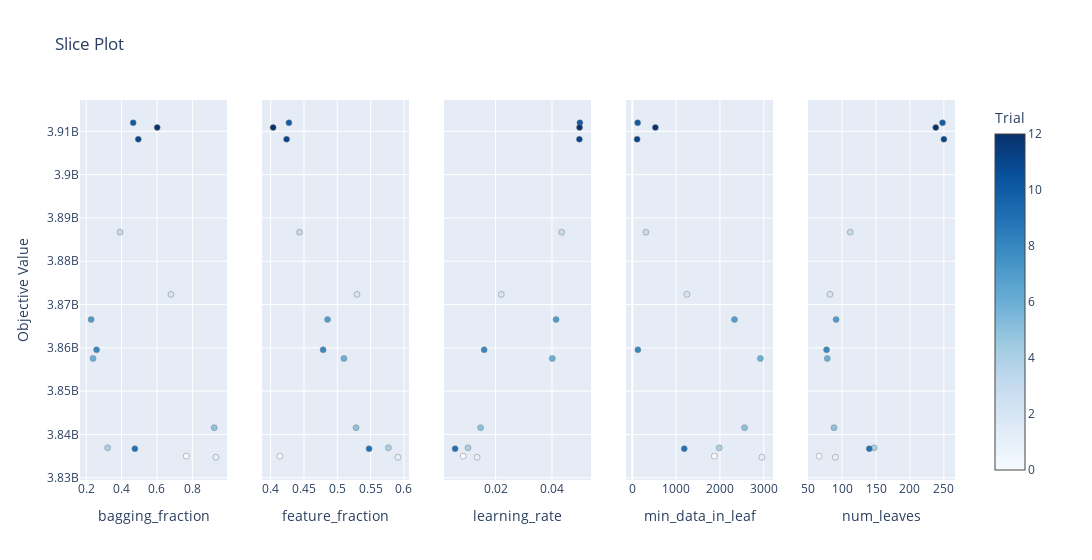

Notebook code cell kept with this figure:
### Code cell
plot_slice(study)

### Figure 1 — Plotly figure (JSON) as saved in the notebook; plotly's stock layout.template omitted (floating-point values rounded to 4 significant figures)
{"data": [{"marker": {"color": [0, 1, 2, 3, 4, 5, 6, 7, 8, 9, 10, 11, 12], "colorbar": {"title": {"text": "Trial"}, "x": 1, "xpad": 40}, "colorscale": [[0, "rgb(247,251,255)"], [0.125, "rgb(222,235,247)"], [0.25, "rgb(198,219,239)"], [0.375, "rgb(158,202,225)"], [0.5, "rgb(107,174,214)"], [0.625, "rgb(66,146,198)"], [0.75, "rgb(33,113,181)"], [0.875, "rgb(8,81,156)"], [1, "rgb(8,48,107)"]], "line": {"color": "Grey", "width": 0.5}, "showscale": true}, "mode": "markers", "name": "Feasible Trial", "showlegend": false, "type": "scatter", "x": [0.7657, 0.933, 0.6792, 0.391, 0.3212, 0.9234, 0.2388, 0.2276, 0.2585, 0.475, 0.4654, 0.4943, 0.6013], "xaxis": "x", "y": [3834992000, 3834733000, 3872351000, 3886708000, 3836910000, 3841565000, 3857546000, 3866534000, 3859541000, 3836707000, 3911985000, 3908177000, 3910893000], "yaxis": "y"}, {"marker": {"color": [0, 1, 2, 3, 4, 5, 6, 7, 8, 9, 10, 11, 12], "colorbar": {"title": {"text": "Trial"}, "x": 1, "xpad": 40}, "colorscale": [[0, "rgb(247,251,255)"], [0.125, "rgb(222,235,247)"], [0.25, "rgb(198,219,239)"], [0.375, "rgb(158,202,225)"], [0.5, "rgb(107,174,214)"], [0.625, "rgb(66,146,198)"], [0.75, "rgb(33,113,181)"], [0.875, "rgb(8,81,156)"], [1, "rgb(8,48,107)"]], "line": {"color": "Grey", "width": 0.5}, "showscale": false}, "mode": "markers", "name": "Feasible Trial", "showlegend": false, "type": "scatter", "x": [0.4139, 0.5909, 0.5295, 0.4434, 0.5767, 0.5282, 0.51, 0.4854, 0.4787, 0.5476, 0.4274, 0.4239, 0.4036], "xaxis": "x2", "y": [3834992000, 3834733000, 3872351000, 3886708000, 3836910000, 3841565000, 3857546000, 3866534000, 3859541000, 3836707000, 3911985000, 3908177000, 3910893000], "yaxis": "y2"}, {"marker": {"color": [0, 1, 2, 3, 4, 5, 6, 7, 8, 9, 10, 11, 12], "colorbar": {"title": {"text": "Trial"}, "x": 1, "xpad": 40}, "colorscale": [[0, "rgb(247,251,255)"], [0.125, "rgb(222,235,247)"], [0.25, "rgb(198,219,239)"], [0.375, "rgb(158,202,225)"], [0.5, "rgb(107,174,214)"], [0.625, "rgb(66,146,198)"], [0.75, "rgb(33,113,181)"], [0.875, "rgb(8,81,156)"], [1, "rgb(8,48,107)"]], "line": {"color": "Grey", "width": 0.5}, "showscale": false}, "mode": "markers", "name": "Feasible Trial", "showlegend": false, "type": "scatter", "x": [0.008516, 0.01347, 0.02202, 0.04345, 0.01024, 0.0147, 0.04011, 0.04144, 0.01596, 0.005657, 0.04989, 0.04971, 0.04977], "xaxis": "x3", "y": [3834992000, 3834733000, 3872351000, 3886708000, 3836910000, 3841565000, 3857546000, 3866534000, 3859541000, 3836707000, 3911985000, 3908177000, 3910893000], "yaxis": "y3"}, {"marker": {"color": [0, 1, 2, 3, 4, 5, 6, 7, 8, 9, 10, 11, 12], "colorbar": {"title": {"text": "Trial"}, "x": 1, "xpad": 40}, "colorscale": [[0, "rgb(247,251,255)"], [0.125, "rgb(222,235,247)"], [0.25, "rgb(198,219,239)"], [0.375, "rgb(158,202,225)"], [0.5, "rgb(107,174,214)"], [0.625, "rgb(66,146,198)"], [0.75, "rgb(33,113,181)"], [0.875, "rgb(8,81,156)"], [1, "rgb(8,48,107)"]], "line": {"color": "Grey", "width": 0.5}, "showscale": false}, "mode": "markers", "name": "Feasible Trial", "showlegend": false, "type": "scatter", "x": [1872, 2957, 1245, 310, 1983, 2561, 2923, 2331, 126, 1184, 121, 108, 525], "xaxis": "x4", "y": [3834992000, 3834733000, 3872351000, 3886708000, 3836910000, 3841565000, 3857546000, 3866534000, 3859541000, 3836707000, 3911985000, 3908177000, 3910893000], "yaxis": "y4"}, {"marker": {"color": [0, 1, 2, 3, 4, 5, 6, 7, 8, 9, 10, 11, 12], "colorbar": {"title": {"text": "Trial"}, "x": 1, "xpad": 40}, "colorscale": [[0, "rgb(247,251,255)"], [0.125, "rgb(222,235,247)"], [0.25, "rgb(198,219,239)"], [0.375, "rgb(158,202,225)"], [0.5, "rgb(107,174,214)"], [0.625, "rgb(66,146,198)"], [0.75, "rgb(33,113,181)"], [0.875, "rgb(8,81,156)"], [1, "rgb(8,48,107)"]], "line": {"color": "Grey", "width": 0.5}, "showscale": false}, "mode": "markers", "name": "Feasible Trial", "showlegend": false, "type": "scatter", "x": [66, 90, 82, 112, 147, 88, 78, 91, 77, 140, 248, 250, 238], "xaxis": "x5", "y": [3834992000, 3834733000, 3872351000, 3886708000, 3836910000, 3841565000, 3857546000, 3866534000, 3859541000, 3836707000, 3911985000, 3908177000, 3910893000], "yaxis": "y5"}], "layout": {"title": {"text": "Slice Plot"}, "width": 1500, "xaxis": {"anchor": "y", "domain": [0, 0.168], "title": {"text": "bagging_fraction"}}, "xaxis2": {"anchor": "y2", "domain": [0.208, 0.376], "title": {"text": "feature_fraction"}}, "xaxis3": {"anchor": "y3", "domain": [0.416, 0.584], "title": {"text": "learning_rate"}}, "xaxis4": {"anchor": "y4", "domain": [0.624, 0.792], "title": {"text": "min_data_in_leaf"}}, "xaxis5": {"anchor": "y5", "domain": [0.832, 1], "title": {"text": "num_leaves"}}, "yaxis": {"anchor": "x", "domain": [0, 1], "title": {"text": "Objective Value"}}, "yaxis2": {"anchor": "x2", "domain": [0, 1], "matches": "y", "showticklabels": false}, "yaxis3": {"anchor": "x3", "domain": [0, 1], "matches": "y", "showticklabels": false}, "yaxis4": {"anchor": "x4", "domain": [0, 1], "matches": "y", "showticklabels": false}, "yaxis5": {"anchor": "x5", "domain": [0, 1], "matches": "y", "showticklabels": false}}}
